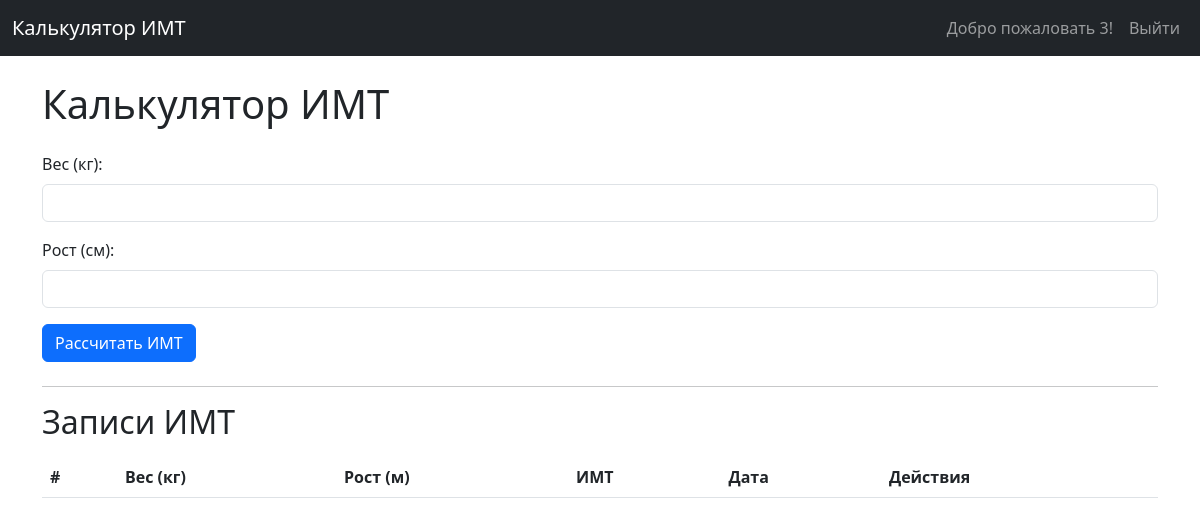
Page / (signed in) on the earlier database version.
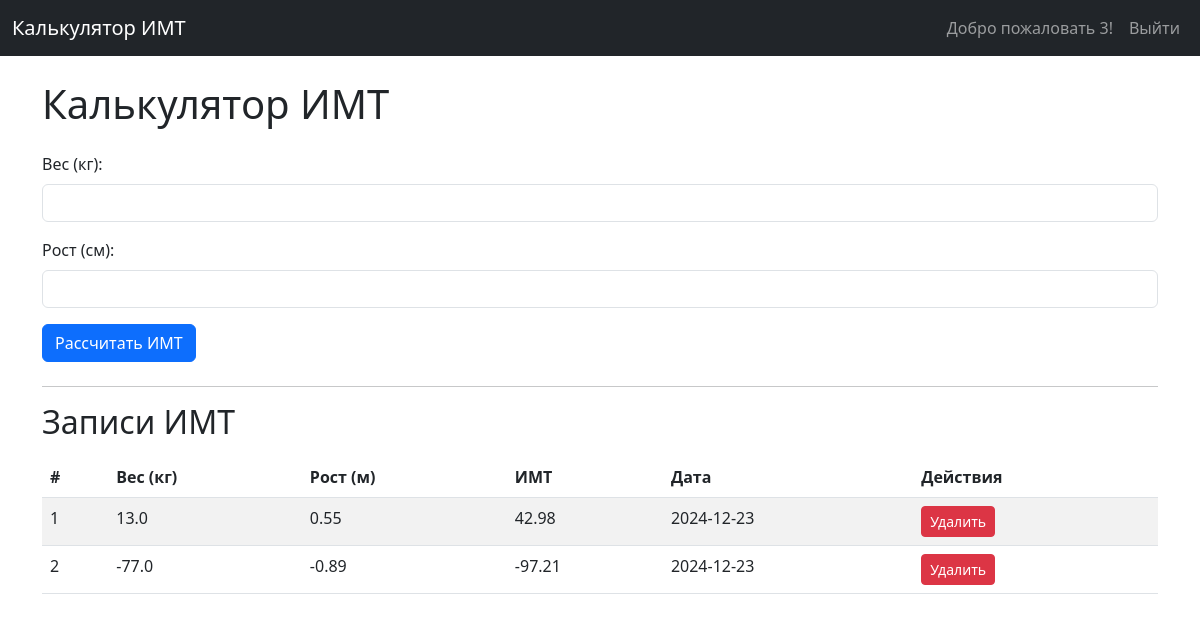
Same page on the later database version.
### models.py (models this page shows, shortened)
class BMIRecord(db.Model):
    __tablename__ = 'bmi_records'
    id = db.Column(db.Integer, primary_key=True)
    user_id = db.Column(db.Integer, db.ForeignKey('users.id'), nullable=False)  # Укажите 'users.id'
    weight = db.Column(db.Float, nullable=False)
    height = db.Column(db.Float, nullable=False)
    bmi = db.Column(db.Float, nullable=False)
    created_at = db.Column(db.DateTime, default=datetime.utcnow)
    user = db.relationship('User', backref=db.backref('records', lazy=True))

### app.py (the view)
@app.route('/', methods=['GET'])
def index():
    if 'user_id' not in session:
        return redirect(url_for('login'))
    user_id = session['user_id']
    records = BMIRecord.query.filter_by(user_id=user_id).all()
    return render_template('index.html', records=records)

### app.py (called while the page is built, shortened)
@app.before_request
def check_user_block_status():
    if 'user_id' in session:
        user = db.session.get(User, session['user_id'])

### templates/index.html (shortened to what this page needs)
{% extends 'base.html' %}
{% block content %}
<h1 class="mb-4">Калькулятор ИМТ</h1>
<form id="bmiForm">
    <div class="mb-3">
        <label for="weight" class="form-label">Вес (кг):</label>
        <input type="number" step="0.1" name="weight" class="form-control" id="weight" required>
    </div>
    <div class="mb-3">
        <label for="height" class="form-label">Рост (см):</label>
        <input type="number" step="0.1" name="height" class="form-control" id="height" required>
    </div>
    <button type="submit" class="btn btn-primary">Рассчитать ИМТ</button>
</form>
<hr>
<h2>Записи ИМТ</h2>
<table class="table table-striped mt-3">
    <thead>
        <tr>
            <th>#</th>
            <th>Вес (кг)</th>
            <th>Рост (м)</th>
            <th>ИМТ</th>
            <th>Дата</th>
            <th>Действия</th>
        </tr>
    </thead>
    <tbody id="bmiTable">
        {% for record in records %}
        <tr>
            <td>{{ loop.index }}</td>
            <td>{{ record.weight }}</td>
            <td>{{ record.height }}</td>
            <td>{{ record.bmi|round(2) }}</td>
            <td>{{ record.created_at.strftime('%Y-%m-%d') }}</td>
            <td>
                <button class="btn btn-danger btn-sm delete-btn" data-id="{{ record.id }}">Удалить</button>
            </td>
        </tr>
        {% endfor %}
    </tbody>
</table>
{% endblock %}

Differences in the rows shown:
added BMIRecord: weight "13.0", height "0.55", bmi "42.98", created_at "2024-12-23"
added BMIRecord: weight "-77.0", height "-0.89", bmi "-97.21", created_at "2024-12-23"
